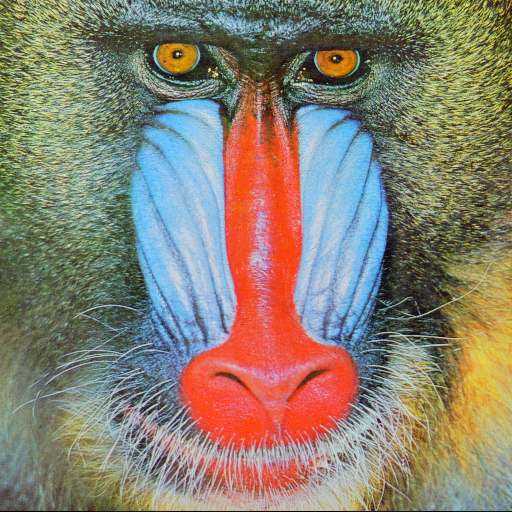
#> input picture mandrill.ppm, 512 x 512 px
$ python main.py
#> lines starting #> are read from the running program, lines starting #| are printed output that depends on the picture; long printed decimals are rounded
#> further down, img is the input picture: shape (512, 512, 3); mean B, G, R 113.1, 128.8, 137.3
from math import log10, sqrt
import cv2
import numpy as np

def rgb2hsi(rgb_lwpImg):
    rows = int(rgb_lwpImg.shape[0])
#> rows = 512
    cols = int(rgb_lwpImg.shape[1])
#> cols = 512
    b, g, r = cv2.split(rgb_lwpImg)
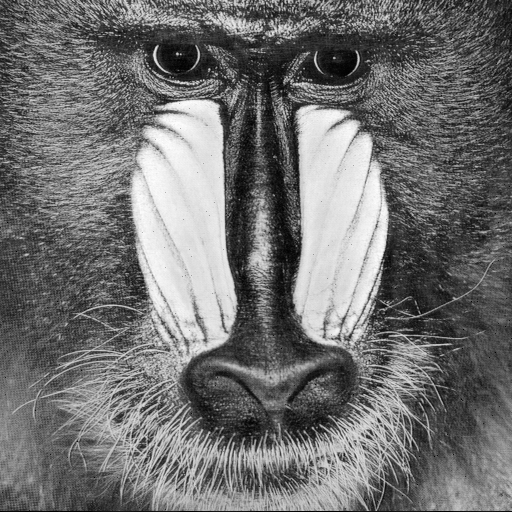
#> b: shape (512, 512); min 0, max 255, mean 113.1
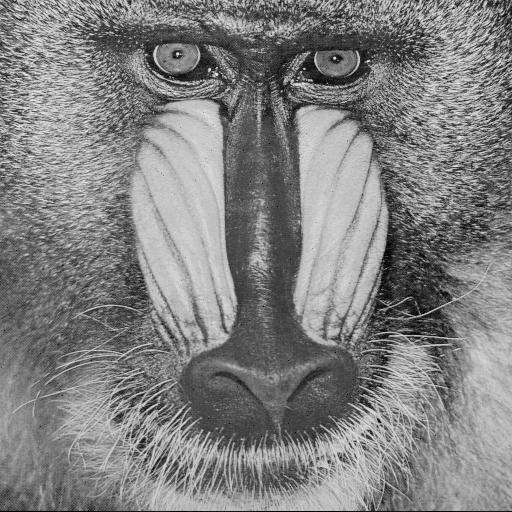
#> g: shape (512, 512); min 0, max 236, mean 128.8
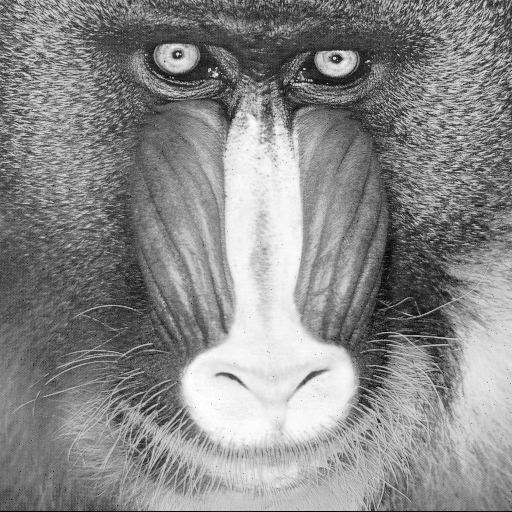
#> r: shape (512, 512); min 0, max 255, mean 137.3
    b = b / 255.0
    g = g / 255.0
    r = r / 255.0
    hsi_lwpImg = rgb_lwpImg.copy()
    H, S, I = cv2.split(hsi_lwpImg)
    for i in range(rows):
        for j in range(cols):
            num = 0.5 * ((r[i, j]-g[i, j])+(r[i, j]-b[i, j]))
            den = np.sqrt((r[i, j]-g[i, j])**2+(r[i, j]-b[i, j])*(g[i, j]-b[i, j]))
            theta = float(np.arccos(num/(den+0.000001)))# epsilon

            if den == 0:
                    H = 0
            elif b[i, j] <= g[i, j]:
                H = theta
            else:
                H = 2*3.14169265 - theta

            min_RGB = min(min(b[i, j], g[i, j]), r[i, j])
            sum = b[i, j]+g[i, j]+r[i, j]
            if sum == 0:
                S = 0
            else:
                S = 1 - 3*min_RGB/sum

            H = H/(2*3.14159265)
            I = sum/3.0
            hsi_lwpImg[i, j, 0] = H*255
            hsi_lwpImg[i, j, 1] = S*255
            hsi_lwpImg[i, j, 2] = I*255
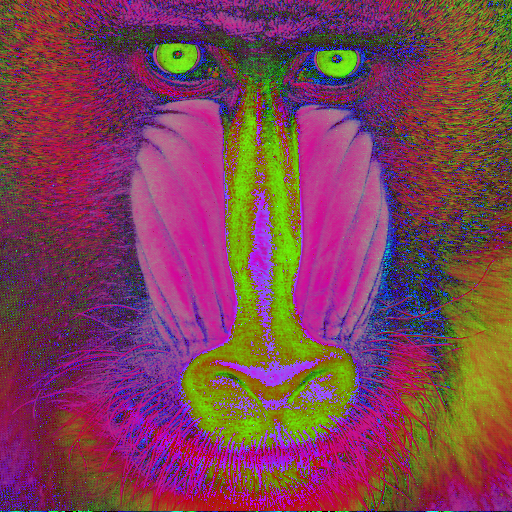
#> hsi_lwpImg: shape (512, 512, 3); mean B, G, R 85.6, 65.2, 126
    return hsi_lwpImg


def rgb2ycbcr(rgb_lwpImg):
    rows = int(rgb_lwpImg.shape[0])
#> rows = 512
    cols = int(rgb_lwpImg.shape[1])
#> cols = 512
    R, G, B = cv2.split(rgb_lwpImg)
    ycbcr_lwpImg = rgb_lwpImg.copy()
    Y, Cb, Cr = cv2.split(ycbcr_lwpImg)

    for i in range(rows):
        for j in range(cols):

            Y = ( (  66 * R[i,j] + 129 * G[i,j] +  25 * B[i,j] + 128) >> 8) +  16
            Cb = ( ( -38 * R[i,j] -  74 * G[i,j] + 112 * B[i,j] + 128) >> 8) + 128
            Cr = ( ( 112 * R[i,j] -  94 * G[i,j] -  18 * B[i,j] + 128) >> 8) + 128

            ycbcr_lwpImg[i,j,0] = Y
            ycbcr_lwpImg[i,j,1] = Cb
            ycbcr_lwpImg[i,j,2] = Cr
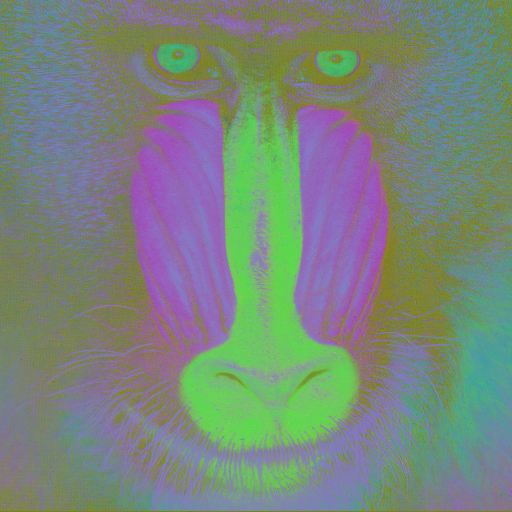
#> ycbcr_lwpImg: shape (512, 512, 3); mean B, G, R 123.5, 134.1, 120.5

    return ycbcr_lwpImg

#Calculate PSNR value
def PSNR(original, converted):
    mse = np.mean((original - converted) ** 2)
#> mse = 100
    if(mse == 0):  # MSE is zero means no noise is present in the signal .
                  # Therefore PSNR have no importance.
        return 100
    max_pixel = 255.0
    psnr = 20 * log10(max_pixel / sqrt(mse))
#> psnr = 28.13
    return psnr


# Import picture & create RGB,HSI and YCbCr copies using algorithm
img = cv2.imread('mandrill.ppm')
hsi =  rgb2hsi(img)
ycbcr = rgb2ycbcr(img)

"""
cv2.imwrite("rgb.jpg", img)
cv2.imwrite("hsi.jpg", hsi)
cv2.imwrite("ycbcr.jpg", ycbcr)
"""

# Display Converted Images
cv2.imshow('RGB Image',img)
cv2.imshow('HSI Image',hsi)
cv2.imshow('YCbCr Image',ycbcr)


# The three value channels
"""
cv2.imshow('R Channel', img[:, :, 0])
cv2.imshow('G Channel', img[:, :, 1])
cv2.imshow('B Channel', img[:, :, 2])

cv2.imshow('H Channel', hsi[:, :, 0])
cv2.imshow('S Channel', hsi[:, :, 1])
cv2.imshow('I Channel', hsi[:, :, 2])

cv2.imshow('Y Channel', ycrcb[:, :, 0])
cv2.imshow('Cr Channel', ycrcb[:, :, 1])
cv2.imshow('Cb Channel', ycrcb[:, :, 2])

cv2.imshow('Y Channel', ycbcr[:, :, 0])
cv2.imshow('Cr Channel', ycbcr[:, :, 1])
cv2.imshow('Cb Channel', ycbcr[:, :, 2])
"""
# Calculate PSNR Values for HSI and YCbCr with RGB

HSIvalue = PSNR(img, hsi)
#> HSIvalue = 28.13
print(f"PSNR value between RGB and HSI is {HSIvalue} dB")
#| PSNR value between RGB and HSI is 28.130 dB

YCrCbvalue = PSNR(img, ycbcr)
#> YCrCbvalue = 27.95
print(f"PSNR value between RGB and YCbCr is {YCrCbvalue} dB")
#| PSNR value between RGB and YCbCr is 27.951 dB


# Wait for a key press and then terminate the program
cv2.waitKey(0)
cv2.destroyAllWindows()

$ run again, with ycrcb.png saved as mandrill.ppm
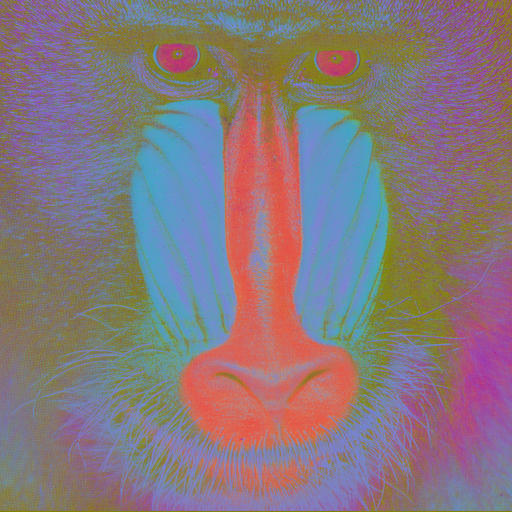
#> input picture ycrcb.png, 512 x 512 px
#> img is the input picture: shape (512, 512, 3); mean B, G, R 125.1, 119.4, 134.9
#> after the loop in rgb2hsi, `for i in range(rows):`:
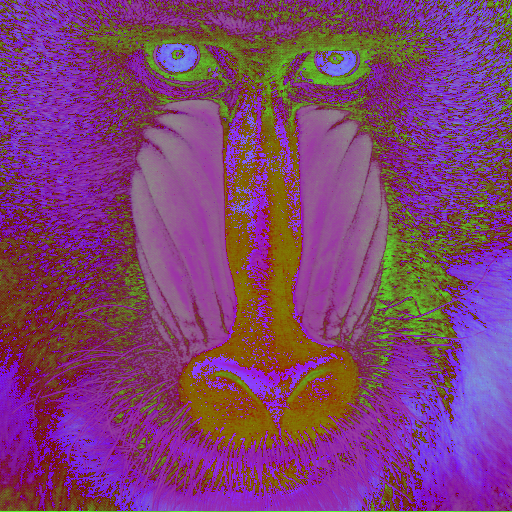
#> hsi_lwpImg: shape (512, 512, 3); mean B, G, R 115.1, 64.7, 126.1
#> after the loop in rgb2ycbcr, `for i in range(rows):`:
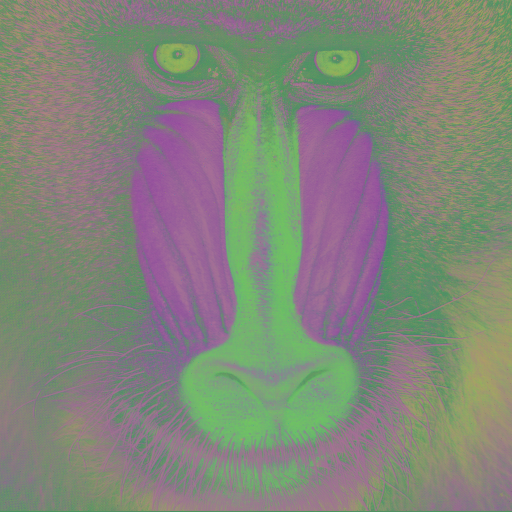
#> ycbcr_lwpImg: shape (512, 512, 3); mean B, G, R 121.6, 133.9, 129.4
#> mse = 106.2
#> psnr = 27.87
#| PSNR value between RGB and HSI is 27.868 dB
#> YCrCbvalue = 27.99
#| PSNR value between RGB and YCbCr is 27.989 dB
